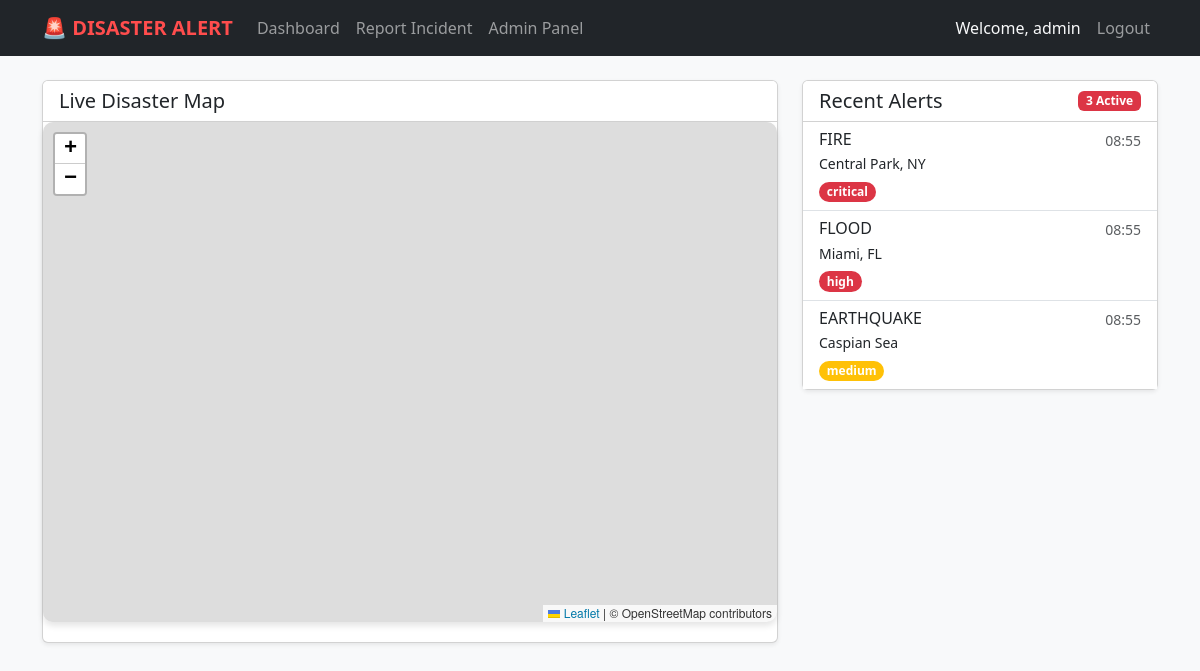
The page /dashboard (signed in) on the database its author committed.
### models.py (models this page shows, shortened)
class User(UserMixin, db.Model):
    id = db.Column(db.Integer, primary_key=True)
    username = db.Column(db.String(64), unique=True, nullable=False)
    email = db.Column(db.String(120), unique=True, nullable=False)
    password_hash = db.Column(db.String(128))
    role = db.Column(db.String(20), default='user')  # 'admin' or 'user'
    reports = db.relationship('Report', backref='author', lazy='dynamic')
    def is_admin(self):
        return self.role == 'admin'

class Alert(db.Model):
    id = db.Column(db.Integer, primary_key=True)
    type = db.Column(db.String(50), nullable=False)  # 'earthquake', 'flood', 'storm', 'manual'
    source = db.Column(db.String(50))  # 'USGS', 'OpenWeather', 'UserReport'
    location = db.Column(db.String(200), nullable=False)
    latitude = db.Column(db.Float)
    longitude = db.Column(db.Float)
    severity = db.Column(db.String(20), default='medium')  # 'low', 'medium', 'high', 'critical'
    description = db.Column(db.Text)
    timestamp = db.Column(db.DateTime, index=True, default=datetime.utcnow)
    status = db.Column(db.String(20), default='active')  # 'active', 'resolved', 'dismissed'

### routes/alerts.py (the view)
@alerts_bp.route('/')
@alerts_bp.route('/dashboard')
def dashboard():
    alerts = Alert.query.filter_by(status='active').order_by(Alert.timestamp.desc()).all()
    return render_template('dashboard.html', title='Dashboard', alerts=alerts)

### app.py (called while the page is built)
@login.user_loader
def load_user(id):
    return User.query.get(int(id))

### templates/dashboard.html (shortened to what this page needs)
{% extends "base.html" %}
{% block content %}
<div class="row">
    <div class="col-md-8">
        <div class="card shadow-sm mb-4">
            <div class="card-header bg-white">
                <h5 class="mb-0">Live Disaster Map</h5>
            </div>
            <div class="card-body p-0">
                <div id="map"></div>
            </div>
        </div>
    </div>
    <div class="col-md-4">
        <div class="card shadow-sm">
            <div class="card-header bg-white d-flex justify-content-between align-items-center">
                <h5 class="mb-0">Recent Alerts</h5>
                <span class="badge bg-danger" id="alert-count">{{ alerts|length }} Active</span>
            </div>
            <div class="card-body p-0" style="max-height: 445px; overflow-y: auto;">
                <div class="list-group list-group-flush" id="alert-list">
                    {% for alert in alerts %}
                    <div class="list-group-item alert-card severity-{{ alert.severity }}"
                        onclick="focusAlert({{ alert.latitude }}, {{ alert.longitude }}, '{{ alert.type }}')">
                        <div class="d-flex w-100 justify-content-between">
                            <h6 class="mb-1 text-uppercase">{{ alert.type }}</h6>
                            <small class="text-muted">{{ alert.timestamp.strftime('%H:%M') }}</small>
                        </div>
                        <p class="mb-1 small">{{ alert.location }}</p>
                        <span
                            class="badge bg-{{ 'danger' if alert.severity in ['high', 'critical'] else 'warning' if alert.severity == 'medium' else 'info' }} rounded-pill small">
                            {{ alert.severity }}
                        </span>
                    </div>
                    {% endfor %}
                </div>
            </div>
        </div>
    </div>
</div>
{% endblock %}

### templates/base.html (shortened to what this page needs)
<!DOCTYPE html>
<html lang="en">
<head>
    <link href="https://cdn.jsdelivr.net/npm/bootstrap@5.3.0/dist/css/bootstrap.min.css" rel="stylesheet">
    <link rel="stylesheet" href="https://unpkg.com/leaflet@1.9.4/dist/leaflet.css" />
</head>
<body>
    <nav class="navbar navbar-expand-lg navbar-dark bg-dark mb-4">
        <div class="container">
            <a class="navbar-brand" href="{{ url_for('alerts.dashboard') }}">🚨 DISASTER ALERT</a>
            <div class="collapse navbar-collapse" id="navbarNav">
                <ul class="navbar-nav me-auto">
                    <li class="nav-item">
                        <a class="nav-link" href="{{ url_for('alerts.dashboard') }}">Dashboard</a>
                    </li>
                    {% if current_user.is_authenticated %}
                    <li class="nav-item">
                        <a class="nav-link" href="{{ url_for('alerts.report') }}">Report Incident</a>
                    </li>
                    {% if current_user.is_admin() %}
                    <li class="nav-item">
                        <a class="nav-link" href="{{ url_for('admin.pending_reports') }}">Admin Panel</a>
                    </li>
                    {% endif %}
                    {% endif %}
                </ul>
                <ul class="navbar-nav">
                    {% if current_user.is_anonymous %}
                    <li class="nav-item">
                        <a class="nav-link" href="{{ url_for('auth.login') }}">Login</a>
                    </li>
                    <li class="nav-item">
                        <a class="nav-link" href="{{ url_for('auth.register') }}">Register</a>
                    </li>
                    {% else %}
                    <li class="nav-item">
                        <span class="nav-link text-light">Welcome, {{ current_user.username }}</span>
                    </li>
                    <li class="nav-item">
                        <a class="nav-link" href="{{ url_for('auth.logout') }}">Logout</a>
                    </li>
                    {% endif %}
                </ul>
            </div>
        </div>
    </nav>
    <div class="container">
        {% block content %}{% endblock %}
    </div>
</body>
</html>

### templates/base.html (style rules this page uses)
body { background-color: #f8f9fa; }
.navbar { background-color: #212529; }
.navbar-brand { font-weight: bold; color: #ff4d4d !important; }
#map { height: 500px; border-radius: 10px; margin-bottom: 20px; box-shadow: 0 4px 6px rgba(0, 0, 0, 0.1); }
.alert-card { transition: transform 0.2s; cursor: pointer; }
.severity-critical { border-left: 5px solid #dc3545; }
.severity-high { border-left: 5px solid #fd7e14; }
.severity-medium { border-left: 5px solid #ffc107; }

### rows shown on the page
User: username "admin"
Alert: type "FIRE", timestamp "08:55", location "Central Park, NY", severity "critical"
Alert: type "FLOOD", timestamp "08:55", location "Miami, FL", severity "high"
Alert: type "EARTHQUAKE", timestamp "08:55", location "Caspian Sea", severity "medium"

### other values the page prints
{{ alerts|length }} "3"
